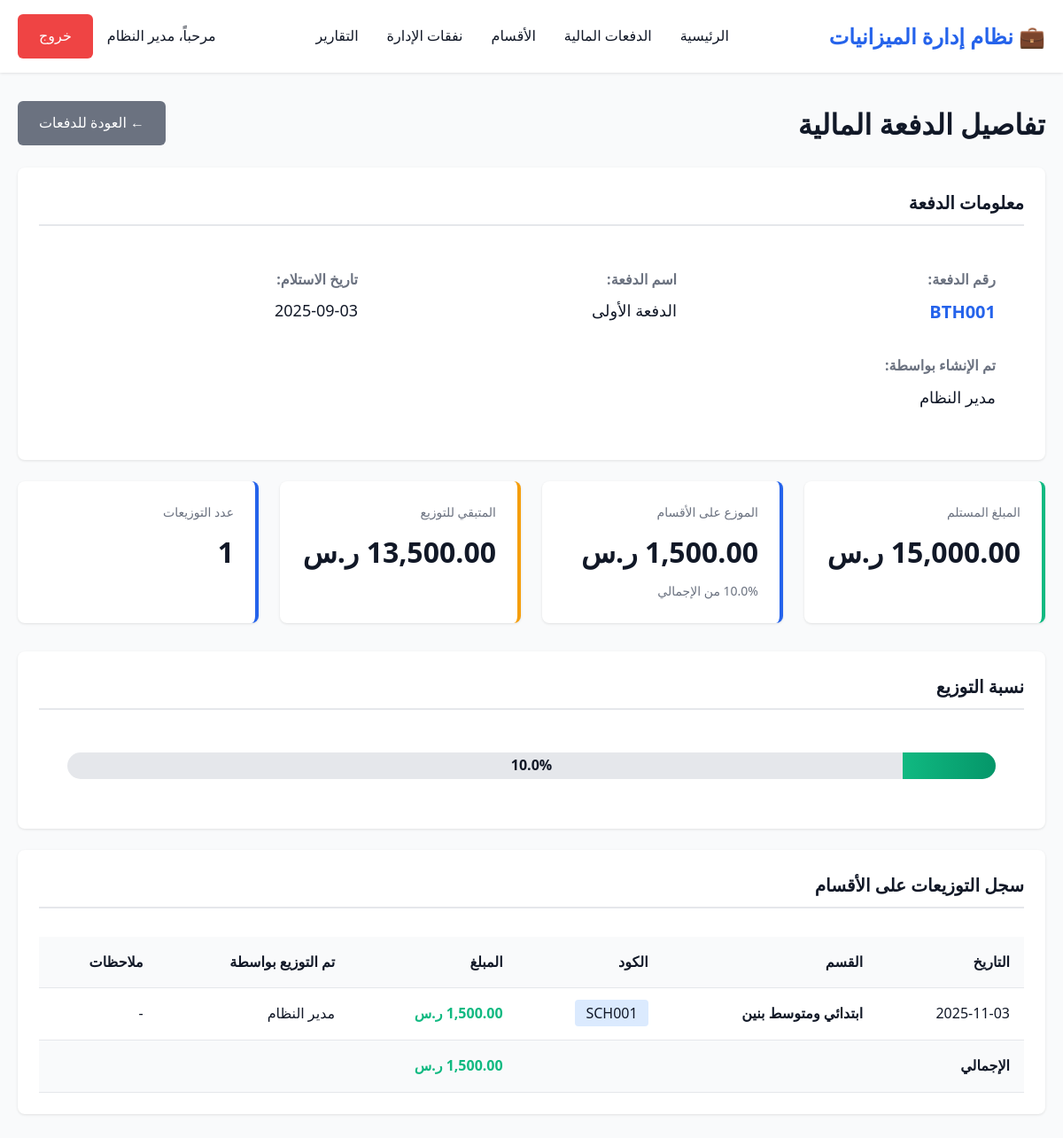
Screenshot of /admin/batch_details.php?id=1 (signed in) with the database file from the repository.
### tables this page shows
CREATE TABLE `budget_batches` (
  `id` int(11) NOT NULL,
  `batch_number` varchar(50) NOT NULL,
  `batch_name` varchar(200) NOT NULL,
  `amount` decimal(15,2) NOT NULL,
  `received_date` date NOT NULL,
  `distributed_amount` decimal(15,2) DEFAULT 0.00,
  `remaining_amount` decimal(15,2) DEFAULT 0.00,
  `status` enum('active','completed','cancelled') DEFAULT 'active',
  `notes` text DEFAULT NULL,
  `created_by` int(11) NOT NULL,
  `created_at` timestamp NOT NULL DEFAULT current_timestamp(),
  `updated_at` timestamp NOT NULL DEFAULT current_timestamp() ON UPDATE current_timestamp()
);

CREATE TABLE `users` (
  `id` int(11) NOT NULL,
  `username` varchar(100) NOT NULL,
  `password_hash` varchar(255) NOT NULL,
  `full_name` varchar(200) NOT NULL,
  `role` enum('admin','department') DEFAULT 'department',
  `department_id` int(11) DEFAULT NULL,
  `is_active` tinyint(1) DEFAULT 1,
  `created_at` timestamp NOT NULL DEFAULT current_timestamp(),
  `last_login` timestamp NULL DEFAULT NULL,
  `phone` varchar(20) DEFAULT NULL,
  `position` varchar(100) DEFAULT NULL COMMENT 'المسمى الوظيفي'
);

CREATE TABLE `budget_distributions` (
  `id` int(11) NOT NULL,
  `batch_id` int(11) NOT NULL,
  `department_id` int(11) NOT NULL,
  `amount` decimal(15,2) NOT NULL,
  `distribution_date` date NOT NULL,
  `notes` text DEFAULT NULL,
  `created_by` int(11) NOT NULL,
  `created_at` timestamp NOT NULL DEFAULT current_timestamp()
);

CREATE TABLE `departments` (
  `id` int(11) NOT NULL,
  `name_ar` varchar(200) NOT NULL,
  `name_en` varchar(200) NOT NULL,
  `code` varchar(50) NOT NULL,
  `allocated_budget` decimal(15,2) DEFAULT 0.00,
  `total_received` decimal(15,2) DEFAULT 0.00,
  `spent_amount` decimal(15,2) DEFAULT 0.00,
  `last_distribution_date` date DEFAULT NULL,
  `description` text DEFAULT NULL,
  `is_active` tinyint(1) DEFAULT 1,
  `created_at` timestamp NOT NULL DEFAULT current_timestamp(),
  `updated_at` timestamp NOT NULL DEFAULT current_timestamp() ON UPDATE current_timestamp(),
  `manager_name` varchar(255) DEFAULT NULL,
  `custody_officer` varchar(255) DEFAULT NULL,
  `custody_officer_name` varchar(255) DEFAULT NULL COMMENT 'اسم مسؤول العهدة',
  `director_name` varchar(255) DEFAULT NULL COMMENT 'اسم مدير المدرسة'
);

### admin/batch_details.php (the view, shortened to what this page needs)
<?php
$database = new Database();
$db = $database->getConnection();
$batch_id = isset($_GET['id']) ? intval($_GET['id']) : 0;
$query = "SELECT b.*, u.full_name as created_by_name
          FROM budget_batches b
          LEFT JOIN users u ON b.created_by = u.id
          WHERE b.id = :id";
$stmt = $db->prepare($query);
$stmt->bindParam(':id', $batch_id);
$stmt->execute();
$batch = $stmt->fetch(PDO::FETCH_ASSOC);
$query = "SELECT bd.*, d.name_ar as department_name, d.code as department_code, u.full_name as distributed_by
          FROM budget_distributions bd
          LEFT JOIN departments d ON bd.department_id = d.id
          LEFT JOIN users u ON bd.created_by = u.id
          WHERE bd.batch_id = :batch_id
          ORDER BY bd.distribution_date DESC";
$stmt = $db->prepare($query);
$stmt->bindParam(':batch_id', $batch_id);
$stmt->execute();
$distributions = $stmt->fetchAll(PDO::FETCH_ASSOC);
?>
<!DOCTYPE html>
<html lang="ar">
<head>
    <link rel="stylesheet" href="../assets/css/style.css">
</head>
<body>
    <header class="header">
        <div class="container">
            <nav class="navbar">
                <div class="logo">💼 نظام إدارة الميزانيات</div>
                <ul class="nav-menu" id="navMenu">
                    <li><a href="dashboard.php">الرئيسية</a></li>
                    <li><a href="budget_batches.php">الدفعات المالية</a></li>
                    <li><a href="departments.php">الأقسام</a></li>
                    <li><a href="expenses.php">نفقات الإدارة</a></li>
                    <li><a href="reports.php">التقارير</a></li>
                </ul>
                <div class="user-info">
                    <span>مرحباً، <?php echo htmlspecialchars($_SESSION['full_name']); ?></span>
                    <a href="../logout.php" class="btn btn-danger">خروج </a>
                </div>
            </nav>
        </div>
    </header>
<main class="main-content">
    <div class="container">
        <div class="flex flex-between flex-center mb-3">
            <h1>تفاصيل الدفعة المالية</h1>
            <a href="budget_batches.php" class="btn btn-secondary">← العودة للدفعات</a>
        </div>
        <div class="card">
            <div class="card-header">معلومات الدفعة</div>
            <div style="padding: 2rem;">
                <div style="display: grid; grid-template-columns: repeat(auto-fit, minmax(250px, 1fr)); gap: 2rem;">
                    <div>
                        <strong style="color: #6b7280; display: block; margin-bottom: 0.5rem;">رقم الدفعة:</strong>
                        <p style="font-size: 1.25rem; font-weight: bold; color: #2563eb;">
                            <?php echo htmlspecialchars($batch['batch_number']); ?>
                        </p>
                    </div>
                    <div>
                        <strong style="color: #6b7280; display: block; margin-bottom: 0.5rem;">اسم الدفعة:</strong>
                        <p style="font-size: 1.125rem;"><?php echo htmlspecialchars($batch['batch_name']); ?></p>
                    </div>
                    <div>
                        <strong style="color: #6b7280; display: block; margin-bottom: 0.5rem;">تاريخ الاستلام:</strong>
                        <p style="font-size: 1.125rem;"><?php echo date('Y-m-d', strtotime($batch['received_date'])); ?></p>
                    </div>
                    <div>
                        <strong style="color: #6b7280; display: block; margin-bottom: 0.5rem;">تم الإنشاء بواسطة:</strong>
                        <p style="font-size: 1.125rem;"><?php echo htmlspecialchars($batch['created_by_name']); ?></p>
                    </div>
                </div>
            </div>
        </div>
        <div class="stats-grid">
            <div class="stat-card success">
                <div class="stat-label">المبلغ المستلم</div>
                <div class="stat-value"><?php echo number_format($batch['amount'], 2); ?> ر.س</div>
            </div>
            <div class="stat-card">
                <div class="stat-label">الموزع على الأقسام</div>
                <div class="stat-value"><?php echo number_format($batch['distributed_amount'], 2); ?> ر.س</div>
                <div style="font-size: 0.875rem; color: #6b7280; margin-top: 0.5rem;">
                    <?php
                    $percentage = $batch['amount'] > 0 ? ($batch['distributed_amount'] / $batch['amount']) * 100 : 0;
                    echo number_format($percentage, 1) . '% من الإجمالي';
                    ?>
                </div>
            </div>
            <div class="stat-card warning">
                <div class="stat-label">المتبقي للتوزيع</div>
                <div class="stat-value"><?php echo number_format($batch['remaining_amount'], 2); ?> ر.س</div>
            </div>
            <div class="stat-card">
                <div class="stat-label">عدد التوزيعات</div>
                <div class="stat-value"><?php echo count($distributions); ?></div>
            </div>
        </div>
        <div class="card">
            <div class="card-header">نسبة التوزيع</div>
            <div style="padding: 2rem;">
                <div style="background: #e5e7eb; height: 30px; border-radius: 15px; overflow: hidden; position: relative;">
                    <div style="width: <?php echo min($percentage, 100); ?>%; height: 100%; background: linear-gradient(90deg, #10b981 0%, #059669 100%); transition: width 0.3s;"></div>
                    <div style="position: absolute; top: 50%; left: 50%; transform: translate(-50%, -50%); font-weight: bold; color: <?php echo $percentage > 50 ? 'white' : '#111827'; ?>;">
                        <?php echo number_format($percentage, 1); ?>%
                    </div>
                </div>
            </div>
        </div>
        <div class="card">
            <div class="card-header">سجل التوزيعات على الأقسام</div>
            <div class="table-responsive">
                <table class="table">
                    <thead>
                        <tr>
                            <th>التاريخ</th>
                            <th>القسم</th>
                            <th>الكود</th>
                            <th>المبلغ</th>
                            <th>تم التوزيع بواسطة</th>
                            <th>ملاحظات</th>
                        </tr>
                    </thead>
                    <tbody>
                        <?php if (count($distributions) > 0): ?>
                            <?php foreach ($distributions as $dist): ?>
                                <tr>
                                    <td><?php echo date('Y-m-d', strtotime($dist['distribution_date'])); ?></td>
                                    <td><strong><?php echo htmlspecialchars($dist['department_name']); ?></strong></td>
                                    <td>
                                        <span style="background: #dbeafe; padding: 0.25rem 0.75rem; border-radius: 4px;">
                                            <?php echo htmlspecialchars($dist['department_code']); ?>
                                        </span>
                                    </td>
                                    <td style="font-weight: bold; color: #10b981;">
                                        <?php echo number_format($dist['amount'], 2); ?> ر.س
                                    </td>
                                    <td><?php echo htmlspecialchars($dist['distributed_by']); ?></td>
                                    <td><?php echo $dist['notes'] ? htmlspecialchars($dist['notes']) : '-'; ?></td>
                                </tr>
                            <?php endforeach; ?>
                        <?php else: ?>
                            <tr>
                                <td colspan="6" class="text-center">لم يتم توزيع هذه الدفعة بعد</td>
                            </tr>
                        <?php endif; ?>
                    </tbody>
                    <?php if (count($distributions) > 0): ?>
                    <tfoot style="background: #f9fafb; font-weight: bold;">
                        <tr>
                            <td colspan="3">الإجمالي</td>
                            <td style="color: #10b981;"><?php echo number_format($batch['distributed_amount'], 2); ?> ر.س</td>
                            <td colspan="2"></td>
                        </tr>
                    </tfoot>
                    <?php endif; ?>
                </table>
            </div>
        </div>
    </div>
</main>
</body>
</html>

### assets/css/style.css (style rules this page uses)
:root { --primary-color: #2563eb; --secondary-color: #10b981; --danger-color: #ef4444; --warning-color: #f59e0b; --dark-bg: #1f2937; --light-bg: #f9fafb; --border-color: #e5e7eb; --text-primary: #111827; --text-secondary: #6b7280; --shadow: 0 1px 3px 0 rgba(0, 0, 0, 0.1); --shadow-lg: 0 10px 15px -3px rgba(0, 0, 0, 0.1); }
* { margin: 0; padding: 0; box-sizing: border-box; }
body { font-family: 'Segoe UI', Tahoma, Geneva, Verdana, sans-serif; direction: rtl; text-align: right; background-color: var(--light-bg); color: var(--text-primary); line-height: 1.6; }
.container { max-width: 1200px; margin: 0 auto; padding: 0 20px; }
.header { background: white; box-shadow: var(--shadow); position: sticky; top: 0; z-index: 1000; }
.navbar { display: flex; justify-content: space-between; align-items: center; padding: 1rem 0; }
.logo { font-size: 1.5rem; font-weight: bold; color: var(--primary-color); }
.nav-menu { display: flex; list-style: none; gap: 2rem; }
.nav-menu a { text-decoration: none; color: var(--text-primary); font-weight: 500; transition: color 0.3s; }
.user-info { display: flex; align-items: center; gap: 1rem; }
.main-content { padding: 2rem 0; min-height: calc(100vh - 200px); }
.card { background: white; border-radius: 8px; box-shadow: var(--shadow); padding: 1.5rem; margin-bottom: 1.5rem; }
.card-header { font-size: 1.25rem; font-weight: 600; margin-bottom: 1rem; padding-bottom: 0.5rem; border-bottom: 2px solid var(--border-color); }
.stats-grid { display: grid; grid-template-columns: repeat(auto-fit, minmax(250px, 1fr)); gap: 1.5rem; margin-bottom: 2rem; }
.stat-card { background: white; border-radius: 8px; padding: 1.5rem; box-shadow: var(--shadow); border-right: 4px solid var(--primary-color); }
.stat-card.success { border-right-color: var(--secondary-color); }
.stat-card.warning { border-right-color: var(--warning-color); }
.stat-label { font-size: 0.875rem; color: var(--text-secondary); margin-bottom: 0.5rem; }
.stat-value { font-size: 2rem; font-weight: bold; color: var(--text-primary); }
.btn { padding: 0.75rem 1.5rem; border: none; border-radius: 6px; font-size: 1rem; font-weight: 500; cursor: pointer; transition: all 0.3s; text-decoration: none; display: inline-block; }
.btn-danger { background: var(--danger-color); color: white; }
.btn-secondary { background: var(--text-secondary); color: white; }
.table-responsive { overflow-x: auto; }
.table { width: 100%; border-collapse: collapse; margin-top: 1rem; }
.table th, .table td { padding: 1rem; text-align: right; border-bottom: 1px solid var(--border-color); }
.table th { background: var(--light-bg); font-weight: 600; color: var(--text-primary); }
.stat-value { animation: countUp 0.6s ease-out; }
.mb-3 { margin-bottom: 1.5rem; }
.flex { display: flex; }
.flex-between { justify-content: space-between; }
.flex-center { align-items: center; }

### rows the page displays
budget_batches: batch_number "BTH001", batch_name "الدفعة الأولى", received_date "2025-09-03", created_by.full_name "مدير النظام", percentage "10.0", distributed_amount "1,500.00"
budget_distributions: distribution_date "2025-11-03", department.name_ar "ابتدائي ومتوسط بنين", department.code "SCH001", amount "1,500.00", created_by.full_name "مدير النظام"

### other values shown
$_SESSION['full_name'] "مدير النظام"
count($distributions) "1"
